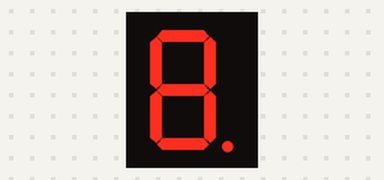
A sketch run on a simulated Arduino Uno, built with avr-gcc and run on an emulated ATmega328P. Parts: 1-digit seven-segment display. Wiring (inferred from the names in the program): 1-digit 7-segment display, segments lit when LOW: segments pin 2, pin 3, pin 4, pin 5, pin 6, pin 7, pin 8, pin 9. The segment pins are drawn as the display they are named for.

Above: at 0.1 s.
At 2.55 s:
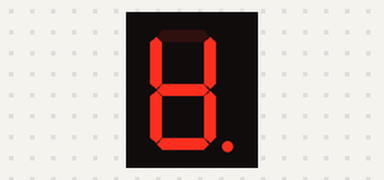
At 3.15 s:
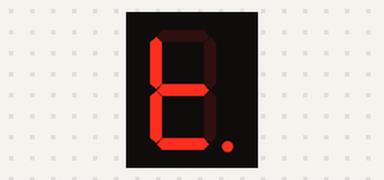
At 3.75 s:
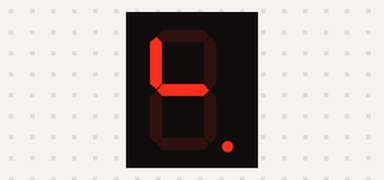
At 4.35 s:
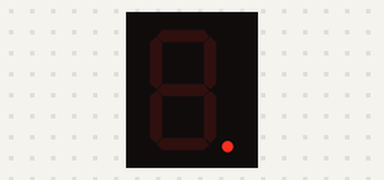
At 5.25 s:
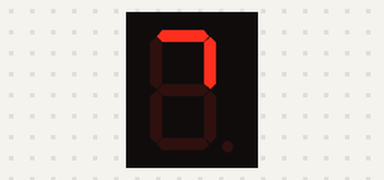

Measured:
- by itself, everything shown: repeats every 4.8 s, in 16 steps

The sketch:

7segment1.ino
```cpp
const int a = 2;
const int b = 3;
const int c = 4;
const int d = 5;
const int e = 6;
const int f = 7;
const int g = 8;
const int dp = 9;

void setup() {
  // put your setup code here, to run once:
  pinMode(a, OUTPUT);
  pinMode(b, OUTPUT);
  pinMode(c, OUTPUT);
  pinMode(d, OUTPUT);
  pinMode(e, OUTPUT);
  pinMode(f, OUTPUT);
  pinMode(g, OUTPUT);
  pinMode(dp, OUTPUT);
}

void loop() {
  // put your main code here, to run repeatedly:

  //켜기
  digitalWrite(a,LOW);
  delay(300);
  digitalWrite(b,LOW);
  delay(300);
  digitalWrite(c,LOW);
  delay(300);
  digitalWrite(d,LOW);
  delay(300);
  digitalWrite(e,LOW);
  delay(300);
  digitalWrite(f,LOW);
  delay(300);
  digitalWrite(g,LOW);
  delay(300);
  digitalWrite(dp,LOW);
  delay(300);

  //끄기
  digitalWrite(a,HIGH);
  delay(300);
  digitalWrite(b,HIGH);
  delay(300);
  digitalWrite(c,HIGH);
  delay(300);
  digitalWrite(d,HIGH);
  delay(300);
  digitalWrite(e,HIGH);
  delay(300);
  digitalWrite(f,HIGH);
  delay(300);
  digitalWrite(g,HIGH);
  delay(300);
  digitalWrite(dp,HIGH);
  delay(300);


}
```
